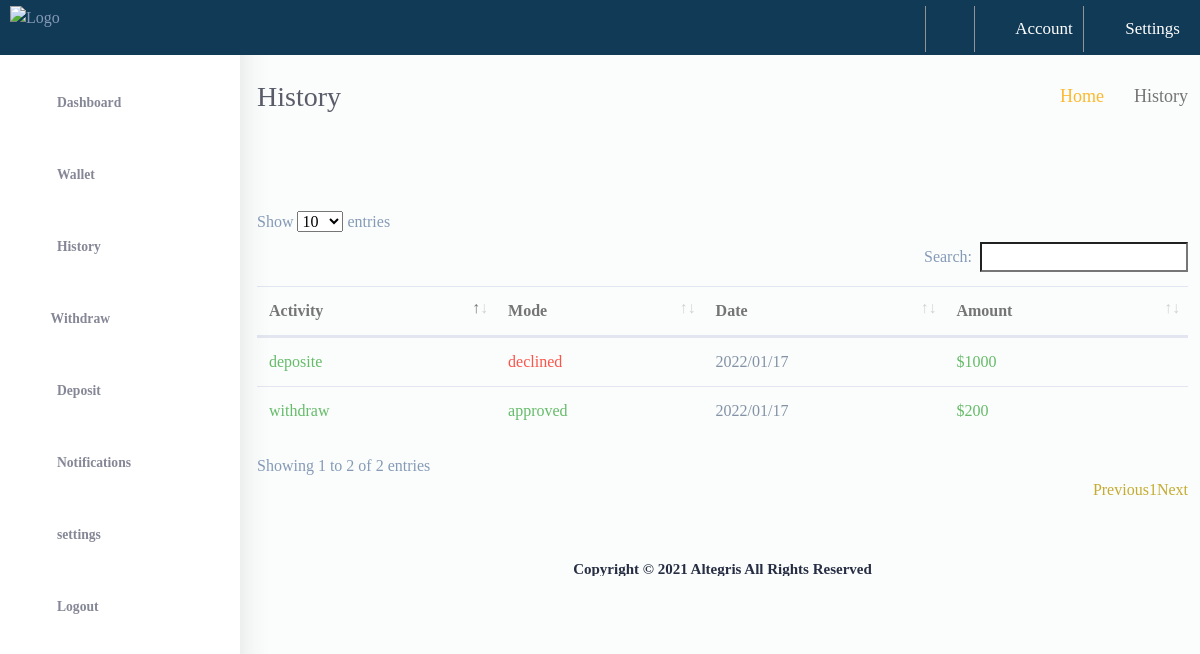
The app's page /history/ (signed in) with its own data.
### users_app/models.py (models this page shows, shortened)
class Transactions(models.Model):
    user =  models.ForeignKey(Account,related_name='user_transactions', on_delete=models.CASCADE,null=True, blank=True)
    wallet_address = models.CharField(max_length=50,blank=True,null=True)
    amount = models.IntegerField( blank=True,null=True)
    coin_tpye = models.CharField(max_length=50,blank=True,null=True)
    date = models.DateTimeField(auto_now_add=True)
    approved_date = models.DateTimeField(blank=True,null=True)
    is_approved = models.BooleanField(default=False)
    status = models.CharField(max_length=40,default="pending")
    trans_type = models.CharField(max_length=50)

### users_app/views.py (the view)
# urls.py: path('history/', views.history, name="history"),
@login_required()
def history(request):
    transactions = Transactions.objects.filter(user=request.user).order_by('-date')
    return render(request, 'users/history.html',{"transactions":transactions})

### templates/users/history.html (shortened to what this page needs)
{% extends 'layouts/users_app.html' %} {% block title %} Transaction history {% endblock title %} {% block styles %} {% endblock styles %} {% block content %}
<div class="container">
    <div class="d-flex align-items-center justify-content-between mb-5">
        <h1 class="h3 mb-0 text-gray-800">History</h1>
        <ol class="breadcrumb">
            <li class="breadcrumb-item"><a href="/">Home</a></li>
            <li class="breadcrumb-item active" aria-current="page">History</li>
        </ol>
    </div>
    {% if transactions %}
    <div class="row ">
        <div class="col-xl-12">
            <div class="table-responsive mb-5 mt-5">
                <table id="example" class="table align-items-center table-flush" style="width:100%">
                    <thead>
                        <tr>
                            <th scope="col text-white">Activity</th>
                            <th scope="col text-white">Mode</th>
                            <th scope="col text-white">Date</th>
                            <th scope="col text-white">Amount</th>
                        </tr>
                    </thead>
                    <tbody>
                        {% for obj in transactions %}
                        <tr>
                            <td scope="row"><span class="text-success">{{ obj.trans_type }}</span></td>
                            {% if obj.status == 'pending' %}
                            <td class="text-warning">pending</td>
                            {% elif obj.status == 'declined' %}
                            <td class="text-danger">declined</td>
                            {% else %}
                            <td class="text-success">approved</td>
                            {% endif %}
                            <td class="text-muted">{{ obj.date|date:"Y/m/d" }}</td>
                            <td class="text-success"> ${{ obj.amount }} </td>
                        </tr>
                        {% endfor %}
                    </tbody>
                </table>
            </div>
        </div>
    </div>
    {% endif %}
</div>
{% endblock content %}

### assets/css/application.css (style rules this page uses)
html { font-family: sans-serif; line-height: 1.15; -webkit-text-size-adjust: 100%; -webkit-tap-highlight-color: rgba(0, 0, 0, 0); }
body { margin: 0; font-family: "Nunito"; font-size: 1rem; font-weight: 400; line-height: 1.5; color: #869ab8; text-align: left; background-color: #fff; }
.text-gray-800 { color: #5a5c69 !important; }
li { list-style: none; }
a:hover, a:active, a:focus, a:link, a:visited { text-decoration: none; }
ul, ol { padding: 0 !important; margin: 0 !important; }
.text-muted { color: #8492a6 !important; }
.breadcrumb { background-color: transparent; padding: 0; margin-top: 20px; }
.breadcrumb li { color: #fcb930; text-transform: capitalize; }
.breadcrumb-item a { font-weight: 500; font-size: 18px; position: relative; z-index: 2; color: #fcb930; }
.breadcrumb-item.active { font-weight: 500; color: white; font-size: 18px; position: relative; z-index: 2; }
.breadcrumb-item+.breadcrumb-item::before { content: "\f101"; font-family: "Font Awesome 5 Free"; font-weight: 600; color: white; font-size: 18px; left: 0; }
.dash-content .breadcrumb-item.active { color: #757575 !important; }
.dash-content .breadcrumb-item+.breadcrumb-item::before { color: #113a56 !important; }

### assets/css/orange.css (style rules this page uses)
a, a:hover, a:active, a:focus, .title-head span, .base-color, .slider-text .slide-title span { color: #c5ab31; }

### records on screen
Transactions: trans_type "deposite", status "declined", date "2022/01/17", amount "1000"
Transactions: trans_type "withdraw", status "approved", date "2022/01/17", amount "200"
